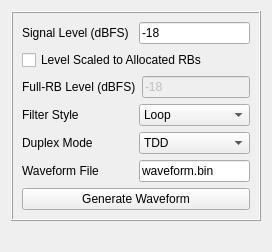
               <widget class="QFrame" name="gen_frame0">
                <property name="frameShape">
                 <enum>QFrame::NoFrame</enum>
                </property>
                <property name="frameShadow">
                 <enum>QFrame::Raised</enum>
                </property>
                <layout class="QVBoxLayout" name="verticalLayout_25">
                 <item>
                  <widget class="QFrame" name="gen_frame1">
                   <property name="frameShape">
                    <enum>QFrame::Box</enum>
                   </property>
                   <property name="frameShadow">
                    <enum>QFrame::Raised</enum>
                   </property>
                   <layout class="QVBoxLayout" name="verticalLayout_26">
                    <item>
                     <layout class="QHBoxLayout" name="horizontalLayout_20">
                      <item>
                       <widget class="QLabel" name="gen_signalLevel_lb">
                        <property name="text">
                         <string>Signal Level (dBFS)</string>
                        </property>
                       </widget>
                      </item>
                      <item>
                       <widget class="QLineEdit" name="gen_signalLevel_le">
                        <property name="sizePolicy">
                         <sizepolicy hsizetype="Preferred" vsizetype="Fixed">
                          <horstretch>0</horstretch>
                          <verstretch>0</verstretch>
                         </sizepolicy>
                        </property>
                        <property name="text">
                         <string>-18</string>
                        </property>
                       </widget>
                      </item>
                     </layout>
                    </item>
                    <item>
                     <widget class="QCheckBox" name="gen_levelScaled_chb">
                      <property name="text">
                       <string>Level Scaled to Allocated RBs</string>
                      </property>
                     </widget>
                    </item>
                    <item>
                     <layout class="QHBoxLayout" name="horizontalLayout_7">
                      <item>
                       <widget class="QLabel" name="gen_fullRBLevel_lb">
                        <property name="text">
                         <string>Full-RB Level (dBFS)</string>
                        </property>
                       </widget>
                      </item>
                      <item>
                       <widget class="QLineEdit" name="gen_fullRBLevel_le">
                        <property name="enabled">
                         <bool>false</bool>
                        </property>
                        <property name="sizePolicy">
                         <sizepolicy hsizetype="Minimum" vsizetype="Fixed">
                          <horstretch>0</horstretch>
                          <verstretch>0</verstretch>
                         </sizepolicy>
                        </property>
                        <property name="text">
                         <string>-18</string>
                        </property>
                       </widget>
                      </item>
                     </layout>
                    </item>
                    <item>
                     <layout class="QHBoxLayout" name="horizontalLayout_19">
                      <item>
                       <widget class="QLabel" name="gen_filterStyle_lb">
                        <property name="text">
                         <string>Filter Style</string>
                        </property>
                       </widget>
                      </item>
                      <item>
                       <widget class="QComboBox" name="gen_filterStyle_cmb">
                        <item>
                         <property name="text">
                          <string>Loop</string>
                         </property>
                        </item>
                        <item>
                         <property name="text">
                          <string>Ramp to Zero</string>
                         </property>
                        </item>
                       </widget>
                      </item>
                     </layout>
                    </item>
                    <item>
                     <layout class="QHBoxLayout" name="horizontalLayout_21">
                      <item>
                       <widget class="QLabel" name="gen_duplexMode_lb">
                        <property name="text">
                         <string>Duplex Mode</string>
                        </property>
                       </widget>
                      </item>
                      <item>
                       <widget class="QComboBox" name="gen_duplexMode_cmb">
                        <item>
                         <property name="text">
                          <string>TDD</string>
                         </property>
                        </item>
                        <item>
                         <property name="text">
                          <string>FDD</string>
                         </property>
                        </item>
                       </widget>
                      </item>
                     </layout>
                    </item>
                    <item>
                     <layout class="QHBoxLayout" name="horizontalLayout_8">
                      <item>
                       <widget class="QLabel" name="gen_wfFile_lb">
                        <property name="text">
                         <string>Waveform File</string>
                        </property>
                       </widget>
                      </item>
                      <item>
                       <widget class="QLineEdit" name="gen_wfFile_le">
                        <property name="sizePolicy">
                         <sizepolicy hsizetype="Minimum" vsizetype="Fixed">
                          <horstretch>0</horstretch>
                          <verstretch>0</verstretch>
                         </sizepolicy>
                        </property>
                        <property name="text">
                         <string>waveform.bin</string>
                        </property>
                       </widget>
                      </item>
                     </layout>
                    </item>
                    <item>
                     <widget class="QPushButton" name="gen_genWF_pb">
                      <property name="text">
                       <string>Generate Waveform</string>
                      </property>
                     </widget>
                    </item>
                   </layout>
                  </widget>
                 </item>
                 <item>
                  <widget class="QLabel" name="gen_errorMsg_lb">
                   <property name="styleSheet">
                    <string notr="true">color: rgb(170, 0, 0);</string>
                   </property>
                   <property name="text">
                    <string/>
                   </property>
                  </widget>
                 </item>
                </layout>
               </widget>
